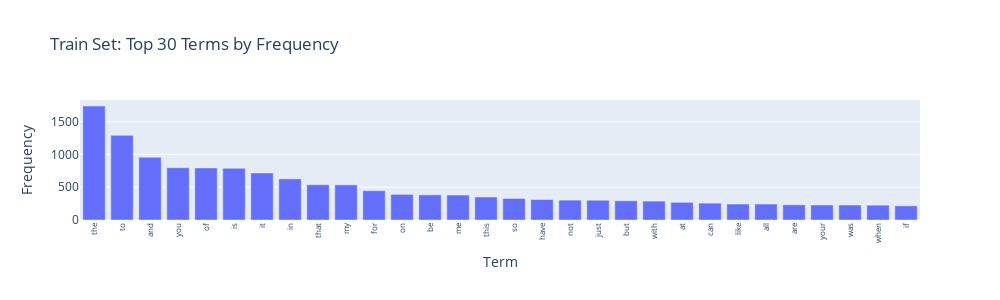
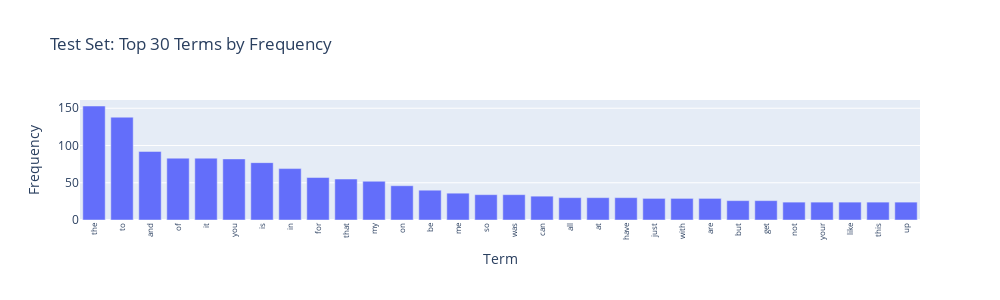

Source (notebook cell) for these figures, in order:
### Markdown cell above
---
##### <a id='toc1_5_1_1_1_'></a>[**>>> Exercise 1 (Take home):**](#toc0_)
Plot word frequency for Top 30 words in both train and test dataset. (Hint: refer to DM lab 1)

### Code cell
# Answer here

import numpy as np
import plotly.express as px
from sklearn.feature_extraction.text import CountVectorizer

count_vect = CountVectorizer()
train_counts = count_vect.fit_transform(train_df['text'])
test_counts  = count_vect.transform(test_df['text'])

terms = count_vect.get_feature_names_out()

# train dataset
train_freqs = np.asarray(train_counts.sum(axis=0)).ravel()
top_n = 30
indices = np.argsort(train_freqs)[::-1][:top_n]
top_terms_train = terms[indices]
top_freqs_train = train_freqs[indices]

fig_train = px.bar(
    x = top_terms_train,
    y = top_freqs_train,
    labels = {'x': 'Term', 'y': 'Frequency'},
    title = f'Train Set: Top {top_n} Terms by Frequency'
)

fig_train.update_xaxes(
    tickmode = 'array',
    tickvals = top_terms_train,
    ticktext = top_terms_train,
    tickangle = 270,
    tickfont = dict(size = 8)
)

fig_train.update_layout(
    autosize = False,
    width = 1000,
    height = 300
)

fig_train.show()


# test dataset
test_freqs = np.asarray(test_counts.sum(axis=0)).ravel()
indices = np.argsort(test_freqs)[::-1][:top_n]
top_terms_test = terms[indices]
top_freqs_test = test_freqs[indices]

fig_test = px.bar(
    x = top_terms_test,
    y = top_freqs_test,
    labels = {'x': 'Term', 'y': 'Frequency'},
    title = f'Test Set: Top {top_n} Terms by Frequency'
)

fig_test.update_xaxes(
    tickmode = 'array',
    tickvals = top_terms_test,
    ticktext = top_terms_test,
    tickangle = 270,
    tickfont = dict(size = 8)
)

fig_test.update_layout(
    autosize = False,
    width = 1000,
    height = 300
)

fig_test.show()

### Figure 1 — Plotly figure (JSON) as saved in the notebook; plotly's stock layout.template omitted (floating-point values rounded to 4 significant figures)
{"data": [{"hovertemplate": "Term=%{x}<br>Frequency=%{y}<extra></extra>", "legendgroup": "", "marker": {"color": "#636efa", "pattern": {"shape": ""}}, "name": "", "orientation": "v", "showlegend": false, "textposition": "auto", "type": "bar", "x": ["the", "to", "and", "you", "of", "is", "it", "in", "that", "my", "for", "on", "be", "me", "this", "so", "have", "not", "just", "but", "with", "at", "can", "like", "all", "are", "your", "was", "when", "if"], "xaxis": "x", "y": [1736, 1289, 955, 796, 793, 787, 717, 626, 537, 535, 446, 390, 383, 380, 350, 328, 312, 303, 301, 293, 288, 269, 257, 243, 243, 231, 229, 228, 226, 216], "yaxis": "y"}], "layout": {"autosize": false, "barmode": "relative", "height": 300, "legend": {"tracegroupgap": 0}, "title": {"text": "Train Set: Top 30 Terms by Frequency"}, "width": 1000, "xaxis": {"anchor": "y", "domain": [0, 1], "tickangle": -90, "tickfont": {"size": 8}, "tickmode": "array", "ticktext": ["the", "to", "and", "you", "of", "is", "it", "in", "that", "my", "for", "on", "be", "me", "this", "so", "have", "not", "just", "but", "with", "at", "can", "like", "all", "are", "your", "was", "when", "if"], "tickvals": ["the", "to", "and", "you", "of", "is", "it", "in", "that", "my", "for", "on", "be", "me", "this", "so", "have", "not", "just", "but", "with", "at", "can", "like", "all", "are", "your", "was", "when", "if"], "title": {"text": "Term"}}, "yaxis": {"anchor": "x", "domain": [0, 1], "title": {"text": "Frequency"}}}}

### Figure 2 — Plotly figure (JSON) as saved in the notebook; plotly's stock layout.template omitted (floating-point values rounded to 4 significant figures)
{"data": [{"hovertemplate": "Term=%{x}<br>Frequency=%{y}<extra></extra>", "legendgroup": "", "marker": {"color": "#636efa", "pattern": {"shape": ""}}, "name": "", "orientation": "v", "showlegend": false, "textposition": "auto", "type": "bar", "x": ["the", "to", "and", "of", "it", "you", "is", "in", "for", "that", "my", "on", "be", "me", "so", "was", "can", "all", "at", "have", "just", "with", "are", "but", "get", "not", "your", "like", "this", "up"], "xaxis": "x", "y": [153, 138, 92, 83, 83, 82, 77, 69, 57, 55, 52, 46, 40, 36, 34, 34, 32, 30, 30, 30, 29, 29, 29, 26, 26, 24, 24, 24, 24, 24], "yaxis": "y"}], "layout": {"autosize": false, "barmode": "relative", "height": 300, "legend": {"tracegroupgap": 0}, "title": {"text": "Test Set: Top 30 Terms by Frequency"}, "width": 1000, "xaxis": {"anchor": "y", "domain": [0, 1], "tickangle": -90, "tickfont": {"size": 8}, "tickmode": "array", "ticktext": ["the", "to", "and", "of", "it", "you", "is", "in", "for", "that", "my", "on", "be", "me", "so", "was", "can", "all", "at", "have", "just", "with", "are", "but", "get", "not", "your", "like", "this", "up"], "tickvals": ["the", "to", "and", "of", "it", "you", "is", "in", "for", "that", "my", "on", "be", "me", "so", "was", "can", "all", "at", "have", "just", "with", "are", "but", "get", "not", "your", "like", "this", "up"], "title": {"text": "Term"}}, "yaxis": {"anchor": "x", "domain": [0, 1], "title": {"text": "Frequency"}}}}
